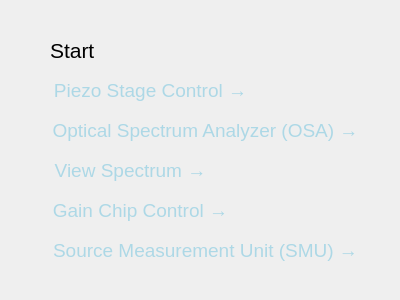
<?xml version="1.0" encoding="UTF-8"?>
<ui version="4.0">
 <class>WelcomeWidget</class>
 <widget class="QWidget" name="WelcomeWidget">
  <property name="geometry">
   <rect>
    <x>0</x>
    <y>0</y>
    <width>400</width>
    <height>300</height>
   </rect>
  </property>
  <property name="font">
   <font>
    <pointsize>16</pointsize>
   </font>
  </property>
  <property name="windowTitle">
   <string>Form</string>
  </property>
  <widget class="QLabel" name="startLabel">
   <property name="geometry">
    <rect>
     <x>50</x>
     <y>30</y>
     <width>131</width>
     <height>41</height>
    </rect>
   </property>
   <property name="font">
    <font>
     <family>MS Shell Dlg 2</family>
     <pointsize>16</pointsize>
     <weight>50</weight>
     <bold>false</bold>
    </font>
   </property>
   <property name="text">
    <string>Start</string>
   </property>
  </widget>
  <widget class="QPushButton" name="newPiezoButton">
   <property name="geometry">
    <rect>
     <x>40</x>
     <y>70</y>
     <width>221</width>
     <height>41</height>
    </rect>
   </property>
   <property name="font">
    <font>
     <pointsize>14</pointsize>
    </font>
   </property>
   <property name="styleSheet">
    <string notr="true">QPushButton {
    border: none;
    color: lightblue;
}
QPushButton:hover {
    color: blue;
}</string>
   </property>
   <property name="text">
    <string>Piezo Stage Control →</string>
   </property>
  </widget>
  <widget class="QPushButton" name="newOSAButton">
   <property name="geometry">
    <rect>
     <x>40</x>
     <y>110</y>
     <width>331</width>
     <height>41</height>
    </rect>
   </property>
   <property name="font">
    <font>
     <pointsize>14</pointsize>
    </font>
   </property>
   <property name="styleSheet">
    <string notr="true">QPushButton {
    border: none;
    color: lightblue;
}
QPushButton:hover {
    color: blue;
}</string>
   </property>
   <property name="text">
    <string>Optical Spectrum Analyzer (OSA) →</string>
   </property>
  </widget>
  <widget class="QPushButton" name="viewSpectrumButton">
   <property name="geometry">
    <rect>
     <x>30</x>
     <y>150</y>
     <width>201</width>
     <height>41</height>
    </rect>
   </property>
   <property name="font">
    <font>
     <pointsize>14</pointsize>
    </font>
   </property>
   <property name="styleSheet">
    <string notr="true">QPushButton {
    border: none;
    color: lightblue;
}
QPushButton:hover {
    color: blue;
}</string>
   </property>
   <property name="text">
    <string>View Spectrum →</string>
   </property>
  </widget>
  <widget class="QPushButton" name="gainChipButton">
   <property name="geometry">
    <rect>
     <x>40</x>
     <y>190</y>
     <width>201</width>
     <height>41</height>
    </rect>
   </property>
   <property name="font">
    <font>
     <pointsize>14</pointsize>
    </font>
   </property>
   <property name="styleSheet">
    <string notr="true">QPushButton {
    border: none;
    color: lightblue;
}
QPushButton:hover {
    color: blue;
}</string>
   </property>
   <property name="text">
    <string>Gain Chip Control →</string>
   </property>
  </widget>
  <widget class="QPushButton" name="newSMUButton">
   <property name="geometry">
    <rect>
     <x>40</x>
     <y>230</y>
     <width>331</width>
     <height>41</height>
    </rect>
   </property>
   <property name="font">
    <font>
     <pointsize>14</pointsize>
    </font>
   </property>
   <property name="styleSheet">
    <string notr="true">QPushButton {
    border: none;
    color: lightblue;
}
QPushButton:hover {
    color: blue;
}</string>
   </property>
   <property name="text">
    <string>Source Measurement Unit (SMU) →</string>
   </property>
  </widget>
 </widget>
 <resources/>
 <connections/>
</ui>
